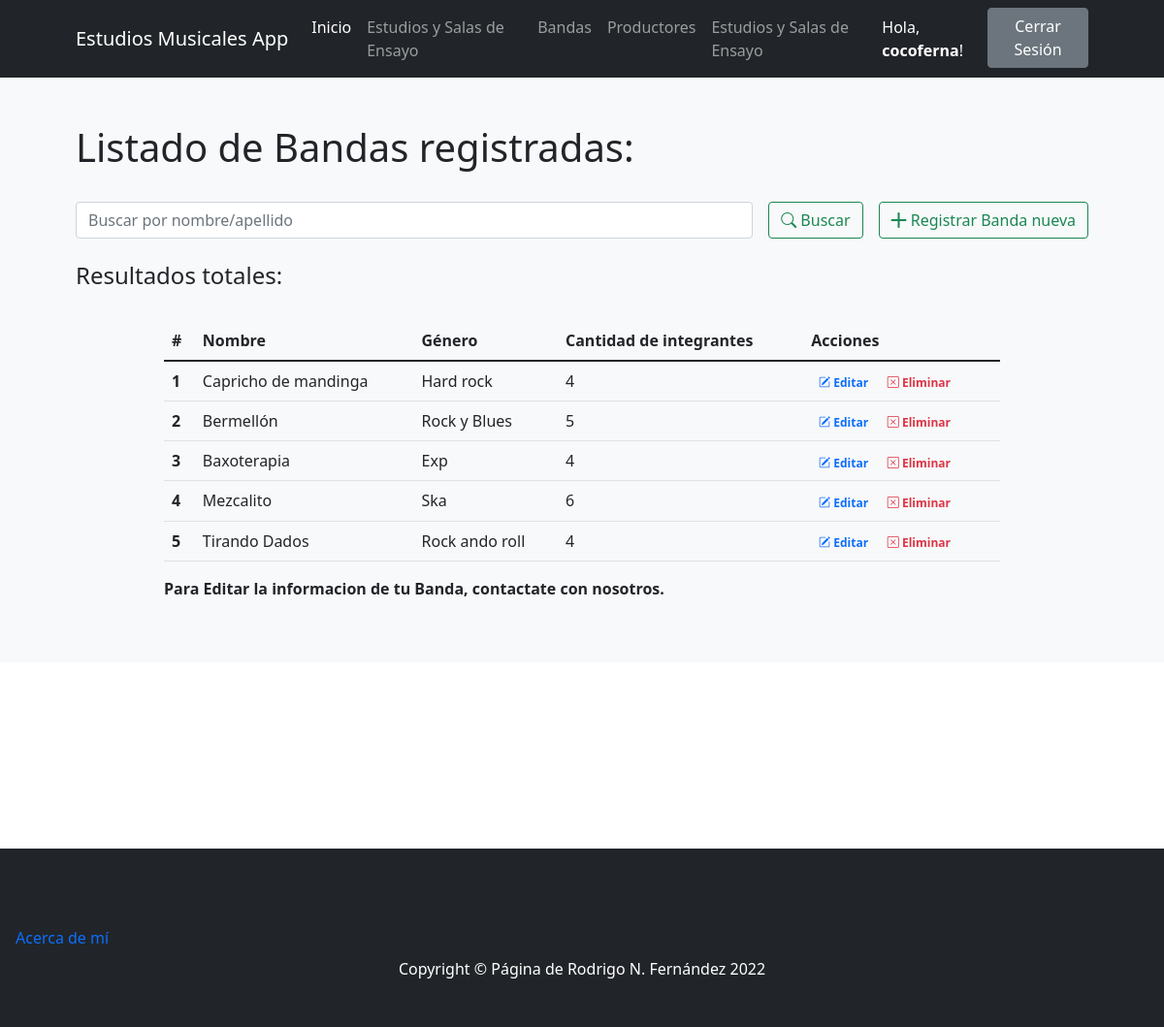
The app's page /bandas/ (signed in) with its own data.
### ProyectoCoderApp/models.py (models this page shows)
class Bandas(models.Model):
    nombre = models.CharField(max_length=30) # Texto
    genero = models.CharField(max_length=30) # Texto
    cantidad_integrantes = models.IntegerField() # Email - Opcional
    class Meta:
        verbose_name_plural="Bandas"

### ProyectoCoderApp/views.py (the view)
# urls.py: path('bandas/', bandas, name="bandas"),
def bandas(request):
    if request.method == "POST":
        search = request.POST["search"]
        if search != "":
            bandas = Bandas.objects.filter( Q(nombre__icontains=search) | Q(genero__icontains=search) ).values()
            return render(request,"ProyectoCoderApp/bandas.html",{"bandas":bandas, "search":True, "busqueda":search})
    bandas = Bandas.objects.all()
    return render(request,"ProyectoCoderApp/bandas.html",{"bandas":bandas})

### ProyectoCoderApp/templates/ProyectoCoderApp/bandas.html (shortened to what this page needs)
{% extends 'ProyectoCoderApp/base.html' %}
{% load static %}
{% block contenidoPagina %}
<section class="bg-light py-5">
    <div class="container px-5">
        <h1>Listado de Bandas registradas:</h1>
        <br>
        <div class="row gx-5 justify-content-center">
            <div class="col-lg-12">
                <form class="d-flex my-2 my-lg-0" action="" method="post">
                    <input class="flex-grow-0 form-control mr-sm-2" type="search" name="search" placeholder="Buscar por nombre/apellido" aria-label="Search">
                    <button class="btn btn-outline-success text-nowrap ms-3 my-2 my-sm-0" type="submit"> <i class="bi bi-search"></i> Buscar</button>
                    <a class="btn btn-outline-success text-nowrap ms-3 my-2 my-sm-0" href="{% url 'crear_banda' %}"> <i class="bi bi-plus-lg"></i> Registrar Banda nueva</a>
                </form>
            </div>
        </div>
        <br>
        <h4>Resultados
            {% if search %}
                para "{{busqueda}}":
            {% else %}
                totales:
            {% endif %}
        </h4>
        <br>
        <div class="row gx-5 justify-content-center">
            <div class="col-lg-10 table-responsive">
                <table class="table table-theme">
                    <thead>
                        <tr>
                            <th scope="col">#</th>
                            <th scope="col">Nombre</th>
                            <th scope="col">Género</th>
                            <th scope="col">Cantidad de integrantes</th>
                            <th scope="col">Acciones</th>
                        </tr>
                    </thead>
                    <tbody>
                        {% for banda in bandas %}
                            <tr>
                                <th scope="row">{{forloop.counter}}</th>
                                <td>{{banda.nombre}}</td>
                                <td>{{banda.genero}}</td>
                                <td>{{banda.cantidad_integrantes}}</td>
                                <td>
                                    <a href="{% url 'editar_banda' banda.id %}" class="text-primary badge badge-primary text-decoration-none"> <i class="bi bi-pencil-square"></i> Editar</a>
                                    <a href="{% url 'eliminar_banda' banda.id %}" class="text-danger badge badge-danger text-decoration-none"> <i class="bi bi-x-square"></i> Eliminar</a>
                                </td>
                            </tr>
                        {% endfor %}
                    </tbody>
                </table>
                <b>
                    <p>Para Editar la informacion de tu Banda, contactate con nosotros.</p>
                </b>
            </div>
        </div>
    </div>
</section>
{% endblock %}

### ProyectoCoderApp/templates/ProyectoCoderApp/base.html (shortened to what this page needs)
{% load static %}
<!DOCTYPE html>
<html lang="es">
    <head>
        <link href="https://cdn.jsdelivr.net/npm/bootstrap-icons@1.4.1/font/bootstrap-icons.css" rel="stylesheet" />
        <link href="{% static 'css/styles.css' %}" rel="stylesheet" />
    </head>
    <body>
        <nav class="navbar navbar-expand-lg navbar-dark bg-dark">
            <div class="container px-5" >
                <a class="navbar-brand" href="{% url 'index' %}">Estudios Musicales App</a>
                <div class="collapse navbar-collapse" id="navbarSupportedContent">
                    <ul class="navbar-nav ms-auto mb-2 mb-lg-0">
                        <li class="nav-item"><a class="nav-link active" aria-current="page" href="{% url 'index' %}">Inicio</a></li>
                        {% if user.is_authenticated %}
                            {% if user.is_staff %}
                                <li class="nav-item"><a class="nav-link" href="{% url 'estudios' %}">Estudios y Salas de Ensayo</a></li>
                            {% endif %}
                        {% endif %}
                        <li class="nav-item"><a class="nav-link" href="{% url 'bandas' %}">Bandas</a></li>
                        {% if user.is_authenticated %}
                            <li class="nav-item"><a class="nav-link" href="{% url 'productores' %}">Productores</a></li>
                            <li class="nav-item"><a class="nav-link" href="{% url 'estudios' %}">Estudios y Salas de Ensayo</a></li>
                        {% endif %}
                        {% if user.is_authenticated %}
                            <li class="nav-item"><a class="nav-link active" href="{% url 'editar_perfil' %}"> Hola, <b>{{user.username}}</b>!</a>
                            <li class="nav-item"><a class="btn btn-secondary" href="{% url 'logout' %}">Cerrar Sesión</a></li>
                        {% else %}
                            <li class="nav-item"><a class="btn btn-secondary mx-3 " href="{% url 'login' %}">Iniciar Sesión</a></li>
                            <li class="nav-item"><a class="btn btn-outline-secondary" href="{% url 'register' %}">Registrarse</a></li>
                        {% endif %}
                    </ul>
                </div>
            </div>
        </nav>
        {% block contenidoPagina %}
        {% endblock %}
<br><br><br><br><br><br><br><br>
        <footer class="py-5 bg-dark">
            <li class="nav-item"><a class="nav-link active" aria-current="page" href="{% url 'acerca_de' %}">Acerca de mí</a></li>
            <div class="container px-5"><p class="m-0 text-center text-white">Copyright &copy; Página de Rodrigo N. Fernández 2022</p>
            </div>
        </footer>
    </body>
</html>

### records on screen
Bandas: nombre "Capricho de mandinga", genero "Hard rock", cantidad_integrantes "4"
Bandas: nombre "Bermellón", genero "Rock y Blues", cantidad_integrantes "5"
Bandas: nombre "Baxoterapia", genero "Exp", cantidad_integrantes "4"
Bandas: nombre "Mezcalito", genero "Ska", cantidad_integrantes "6"
Bandas: nombre "Tirando Dados", genero "Rock ando roll", cantidad_integrantes "4"

### other values on screen
{{ user.username }} "cocoferna"
